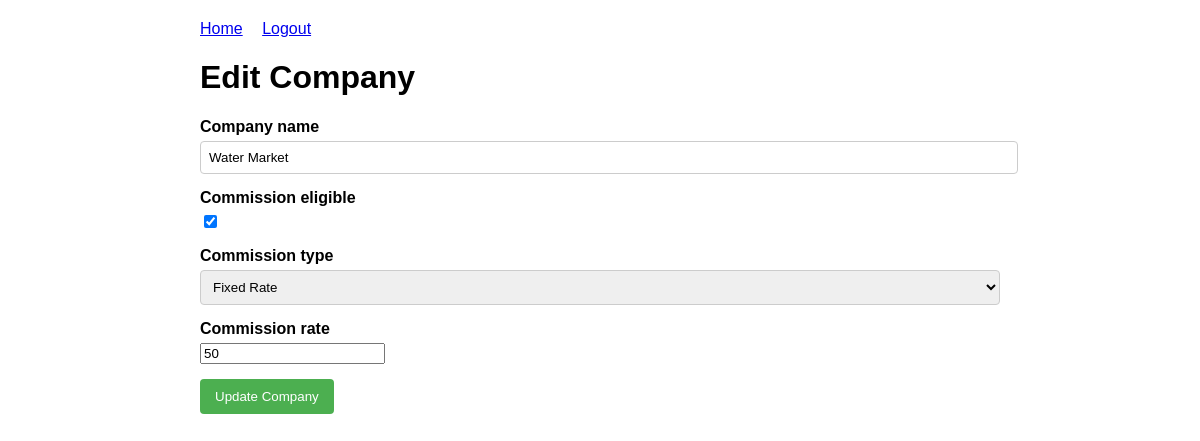
Screenshot of /companies/company/1/edit/ (signed in) with the database file from the repository.
### companies/models.py (models this page shows, shortened)
class Company(models.Model):
    COMMISSION_TYPE_CHOICES = [
        ('Percentage','Percentage'),
        ('Fixed Rate','Fixed Rate'),
        ('No Commission','No Commission'),
    ]
    company_name = models.CharField(max_length=50)
    commission_eligible = models.BooleanField(default=False)
    commission_type = models.CharField(max_length=50, choices=COMMISSION_TYPE_CHOICES)
    commission_rate = models.PositiveIntegerField()

### companies/views.py (the view)
# urls.py: path('company/<int:pk>/edit/', views.CompanyUpdateView.as_view(), name='company_edit'),
@method_decorator(login_required, name='dispatch')
class CompanyUpdateView(UpdateView):
    model = Company
    form_class = CompanyForm
    template_name = 'companies/company_form.html'
    success_url = reverse_lazy('company_list')

### companies/forms.py
class CompanyForm(forms.ModelForm):
    class Meta:
        model = Company
        fields = [
            'company_name',
            'commission_eligible',
            'commission_type',
            'commission_rate'
            ]
        widgets = {
        }

### companies/templates/companies/company_form.html (shortened to what this page needs)
<!DOCTYPE html>
<html>
<head>
</head>
<body>
    <div class="nav">
        <a href="{% url 'home' %}">Home</a>
        <a href="{% url 'logout' %}">Logout</a>
    </div>
    <h1>{% if form.instance.pk %}Edit{% else %}Register New{% endif %} Company</h1>
    <form method="post">
        {% for field in form %}
        <div class="form-group">
            <label for="{{ field.id_for_label }}">{{ field.label }}</label>
            {{ field }}
        </div>
        {% endfor %}
        <button type="submit">{% if form.instance.pk %}Update{% else %}Register{% endif %} Company</button>
    </form>
</body>
</html>

### companies/templates/companies/company_form.html (style rules this page uses)
body { font-family: Arial, sans-serif; max-width: 800px; margin: 0 auto; padding: 20px; }
.form-group { margin-bottom: 15px; }
label { display: block; margin-bottom: 5px; font-weight: bold; }
input[type="text"], input[type="email"], input[type="date"], textarea, select { width: 100%; padding: 8px; border: 1px solid #ccc; border-radius: 4px; }
button { background-color: #4CAF50; color: white; padding: 10px 15px; border: none; border-radius: 4px; cursor: pointer; }
.nav { margin-bottom: 20px; }
.nav a { margin-right: 15px; }

### rows the page displays
Company: form "Water Market" "☑" "Fixed Rate" "50"

### other values shown
{{ field.label }} "Company name" "Commission eligible" "Commission type" "Commission rate"
